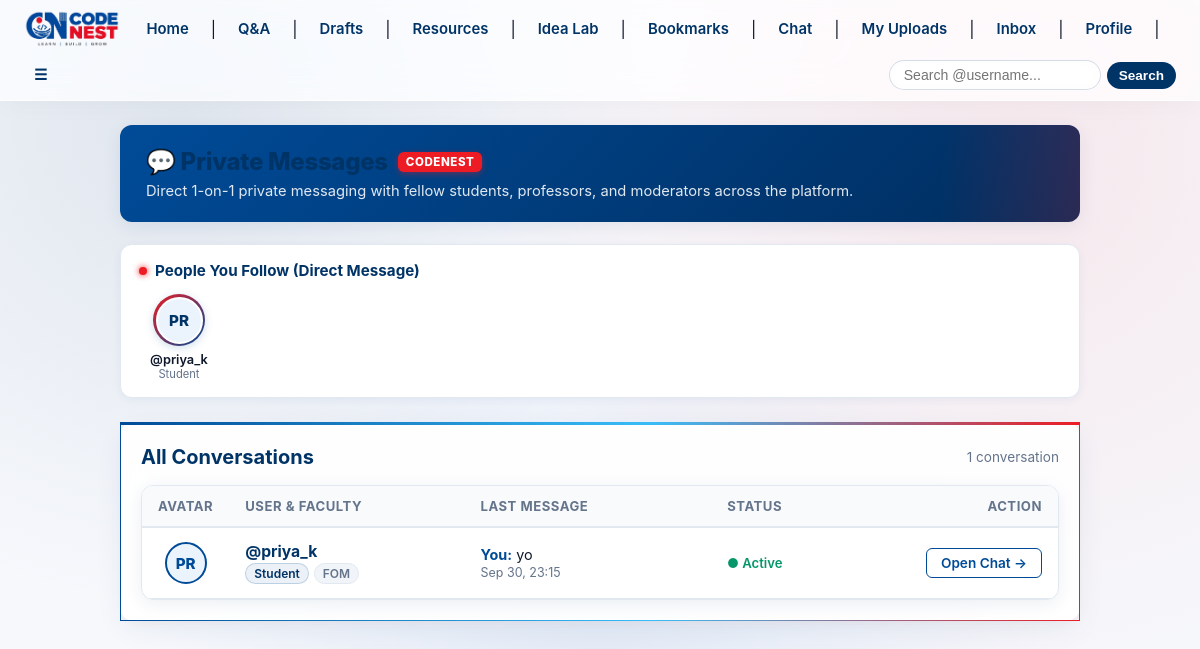
The page /chat (signed in) on the database its author committed.
### models.py (models this page shows, shortened)
class User(UserMixin, db.Model):
    __tablename__ = 'users'
    __table_args__ = (
        db.CheckConstraint(f"faculty IN {tuple(FACULTY_CODES)}", name='ck_user_faculty_valid'),
    )
    id = db.Column(db.Integer, primary_key=True)
    username = db.Column(db.String(50), unique=True, nullable=False)
    email = db.Column(db.String(120), unique=True, nullable=False)
    password_hash = db.Column(db.String(256), nullable=False)
    role = db.Column(db.String(30), nullable=False, default='Student')
    faculty = db.Column(db.String(10), nullable=False, default=FACULTY_CODES[0])
    verification_code = db.Column(db.String(6), nullable=True)
    is_verified = db.Column(db.Boolean, default=False)
    is_banned = db.Column(db.Boolean, default=False, nullable=False)
    suspended_until = db.Column(db.DateTime, nullable=True)
    suspension_reason = db.Column(db.String(255), nullable=True)
    verification_code_created_at = db.Column(db.DateTime, nullable=True)
    verification_attempts = db.Column(db.Integer, default=0, nullable=False)
    verification_resend_available_at = db.Column(db.DateTime, nullable=True)
    failed_login_attempts = db.Column(db.Integer, default=0, nullable=False)
    locked_until = db.Column(db.DateTime, nullable=True)
    reset_code = db.Column(db.String(6), nullable=True)
    reset_code_created_at = db.Column(db.DateTime, nullable=True)
    reset_attempts = db.Column(db.Integer, default=0, nullable=False)
    reset_resend_available_at = db.Column(db.DateTime, nullable=True)
    bio = db.Column(db.String(500), nullable=True)
    profile_pic = db.Column(db.String(255), nullable=True)
    contact_email = db.Column(db.String(120), nullable=True)
    github_url = db.Column(db.String(200), nullable=True)
    linkedin_url = db.Column(db.String(200), nullable=True)
    website_url = db.Column(db.String(200), nullable=True)
    require_follow_approval = db.Column(db.Boolean, default=False, nullable=False)
    contact_email_privacy = db.Column(db.String(20), default='private', nullable=False)  # 'all', 'followers', 'private'
    social_links_privacy = db.Column(db.String(20), default='all', nullable=False)      # 'all', 'followers', 'private'
    created_at = db.Column(db.DateTime, default=lambda: datetime.now(timezone.utc))
    def is_suspended(self):
        return False
    def get_suspension_status(self):
        if self.is_suspended():
            return True, self.suspended_until, self.suspension_reason
        return False, None, None
    @property
    def unread_warnings_count(self):
        return sum(1 for w in self.warnings_received if not w.is_read)
    @property
    def avatar_url(self):
        if self.profile_pic:
            return f'/uploads/avatars/{self.profile_pic}'
        return None
    @property
    def unread_notifications_count(self):
        return Notification.query.filter_by(user_id=self.id, is_read=False).count()
    def has_blocked_chat(self, target_user):
        if not target_user or not getattr(target_user, 'id', None):
            return False
        return ChatBlock.query.filter_by(blocker_id=self.id, blocked_id=target_user.id).first() is not None
    def is_chat_blocked_by(self, target_user):
        if not target_user or not getattr(target_user, 'id', None):
            return False
        return ChatBlock.query.filter_by(blocker_id=target_user.id, blocked_id=self.id).first() is not None
    @property
    def total_unread_chats_count(self):
        return ChatMessage.query.filter_by(recipient_id=self.id, is_read=False).count()

class ChatMessage(db.Model):
    __tablename__ = 'chat_messages'
    id = db.Column(db.Integer, primary_key=True)
    sender_id = db.Column(db.Integer, db.ForeignKey('users.id', name='fk_chat_messages_sender_id', ondelete='CASCADE'), nullable=False)
    recipient_id = db.Column(db.Integer, db.ForeignKey('users.id', name='fk_chat_messages_recipient_id', ondelete='CASCADE'), nullable=False)
    message = db.Column(db.Text, nullable=False)
    is_read = db.Column(db.Boolean, default=False, nullable=False)
    is_edited = db.Column(db.Boolean, default=False, nullable=False)
    edited_at = db.Column(db.DateTime, nullable=True)
    created_at = db.Column(db.DateTime, default=lambda: datetime.now(timezone.utc))
    is_pinned = db.Column(db.Boolean, default=False, nullable=False)
    pinned_at = db.Column(db.DateTime, nullable=True)
    pinned_by_id = db.Column(db.Integer, db.ForeignKey('users.id', name='fk_chat_messages_pinned_by_id', ondelete='SET NULL'), nullable=True)
    pin_duration = db.Column(db.String(20), nullable=True)  # '7d', '30d', 'forever'
    pin_expires_at = db.Column(db.DateTime, nullable=True)
    deleted_by_sender = db.Column(db.Boolean, default=False, nullable=False)
    deleted_by_recipient = db.Column(db.Boolean, default=False, nullable=False)
    sender = db.relationship('User', foreign_keys=[sender_id], backref=db.backref('sent_chats', lazy=True))
    recipient = db.relationship('User', foreign_keys=[recipient_id], backref=db.backref('received_chats', lazy=True))
    pinned_by = db.relationship('User', foreign_keys=[pinned_by_id])

### app.py (the view)
@app.route('/chat')
@login_required
def chat_list():
    sent_peers = db.session.query(ChatMessage.recipient_id).filter_by(sender_id=current_user.id)
    recv_peers = db.session.query(ChatMessage.sender_id).filter_by(recipient_id=current_user.id)
    peer_ids = list(set([pid[0] for pid in sent_peers.union(recv_peers).all()]))
    conversations = []
    for pid in peer_ids:
        peer = db.session.get(User, pid)
        if not peer:
            continue
        last_msg = ChatMessage.query.filter(
            ((ChatMessage.sender_id == current_user.id) & (ChatMessage.recipient_id == peer.id)) |
            ((ChatMessage.sender_id == peer.id) & (ChatMessage.recipient_id == current_user.id))
        ).order_by(ChatMessage.created_at.desc()).first()
        unread_count = ChatMessage.query.filter_by(
            sender_id=peer.id,
            recipient_id=current_user.id,
            is_read=False
        ).count()
        is_blocked = current_user.has_blocked_chat(peer)
        is_blocked_by = current_user.is_chat_blocked_by(peer)
        conversations.append({
            'peer': peer,
            'last_message': last_msg,
            'unread_count': unread_count,
            'is_blocked': is_blocked,
            'is_blocked_by': is_blocked_by
        })
    conversations.sort(
        key=lambda c: c['last_message'].created_at if c['last_message'] and c['last_message'].created_at else datetime.min.replace(tzinfo=timezone.utc),
        reverse=True
    )
    following_relations = UserFollow.query.filter_by(follower_id=current_user.id, status='accepted').all()
    followed_users = [rel.followed for rel in following_relations if rel.followed and not rel.followed.is_banned]
    return render_template('chat_list.html', conversations=conversations, followed_users=followed_users)

### app.py (called while the page is built, shortened)
@login_manager.user_loader
def load_user(user_id):
    return db.session.get(User, int(user_id))

@app.context_processor
def inject_global_vars():
    return {
        'app_name': 'CodeNest',
        'current_year': datetime.now(timezone.utc).year
    }

@app.context_processor
def inject_global_vars():
    return dict(app_name="Codenest")

@app.before_request
def check_account_restrictions():
    if current_user.is_authenticated:
        try:
            db.session.refresh(current_user)
        except Exception:
            pass
        is_restricted = False
        message = ""
        if current_user.is_banned:
            is_restricted = True
            message = "This account has been permanently banned from CodeNest."
        else:
            is_susp, susp_date, susp_reason = current_user.get_suspension_status()
            if is_susp:
                is_restricted = True
                date_str = susp_date.strftime('%Y-%m-%d %H:%M UTC') if hasattr(susp_date, 'strftime') else str(susp_date)
                reason_str = f" Reason: {susp_reason}" if susp_reason else ""
                message = f"Your account is temporarily suspended until {date_str}.{reason_str}"

@app.after_request
def set_security_cache_headers(response):
    content_type = response.headers.get('Content-Type', '')
    if 'text/html' in content_type or current_user.is_authenticated:
        response.headers['Cache-Control'] = 'no-store, no-cache, must-revalidate, post-check=0, pre-check=0, max-age=0'
        response.headers['Pragma'] = 'no-cache'
        response.headers['Expires'] = '-1'
    return response

### templates/chat_list.html (shortened to what this page needs)
{% extends "base.html" %}
{% block content %}
<div class="chat-page-container">
    <div class="chat-header-banner">
        <div>
            <h2 class="chat-header-title">
                <span>💬 Private Messages</span>
                <span class="chat-badge-accent">CODENEST</span>
            </h2>
            <p class="chat-header-subtitle">
                Direct 1-on-1 private messaging with fellow students, professors, and moderators across the platform.
            </p>
        </div>
    </div>
    {% if followed_users %}
        <div class="chat-stories-container">
            <h4 class="chat-stories-heading">
                <span class="dot-red"></span>
                <span>People You Follow (Direct Message)</span>
            </h4>
            <div class="chat-stories-rail">
                {% for f_user in followed_users %}
                    <a href="{{ url_for('chat_conversation', username=f_user.username) }}" class="chat-story-item">
                        <div class="chat-story-ring">
                            {% if f_user.avatar_url %}
                                <img src="{{ f_user.avatar_url }}" alt="{{ f_user.username }}" class="chat-story-avatar">
                            {% else %}
                                <div class="chat-story-avatar-default">
                                    {{ f_user.username[:2]|upper }}
                                </div>
                            {% endif %}
                        </div>
                        <span class="chat-story-name">@{{ f_user.username }}</span>
                        <span class="chat-story-role">{{ f_user.role }}</span>
                    </a>
                {% endfor %}
            </div>
        </div>
    {% endif %}
    <div class="chat-card" style="padding: 20px;">
        <div style="display: flex; justify-content: space-between; align-items: center; margin-bottom: 16px;">
            <h3 style="margin: 0; color: var(--primary-blue-dark); font-size: 1.25rem; font-weight: 700;">
                All Conversations
            </h3>
            <span style="font-size: 0.85rem; color: var(--text-muted);">
                {{ conversations|length }} conversation{% if conversations|length != 1 %}s{% endif %}
            </span>
        </div>
        {% if conversations %}
            <div class="chat-table-wrapper">
                <table class="chat-table">
                    <thead>
                        <tr>
                            <th style="width: 55px; text-align: center;">Avatar</th>
                            <th>User & Faculty</th>
                            <th>Last Message</th>
                            <th style="text-align: center;">Status</th>
                            <th style="text-align: right;">Action</th>
                        </tr>
                    </thead>
                    <tbody>
                        {% for c in conversations %}
                            {% set peer = c.peer %}
                            {% set last = c.last_message %}
                            <tr>
                                <td style="text-align: center;">
                                    {% if peer.avatar_url %}
                                        <img src="{{ peer.avatar_url }}" alt="{{ peer.username }}" width="42" height="42" style="border-radius: 50%; object-fit: cover; border: 2px solid var(--primary-blue); box-shadow: 0 2px 5px rgba(0,75,152,0.15);">
                                    {% else %}
                                        <div style="width: 42px; height: 42px; border-radius: 50%; background: #EBF4FC; display: inline-flex; align-items: center; justify-content: center; font-weight: 800; font-size: 0.95rem; color: var(--primary-blue); border: 2px solid var(--primary-blue);">
                                            {{ peer.username[:2]|upper }}
                                        </div>
                                    {% endif %}
                                </td>
                                <td>
                                    <a href="{{ url_for('chat_conversation', username=peer.username) }}" style="color: var(--primary-blue-dark); text-decoration: none; font-weight: 700; font-size: 0.98rem;">
                                        @{{ peer.username }}
                                    </a>
                                    <div style="display: flex; gap: 5px; margin-top: 2px; flex-wrap: wrap;">
                                        <span class="chat-badge chat-badge-role">{{ peer.role }}</span>
                                        <span class="chat-badge chat-badge-faculty">{{ peer.faculty }}</span>
                                    </div>
                                </td>
                                <td>
                                    {% if last %}
                                        <div style="color: var(--text-dark); font-size: 0.9rem; max-width: 320px; overflow: hidden; text-overflow: ellipsis; white-space: nowrap;">
                                            {% if last.sender_id == current_user.id %}
                                                <strong style="color: var(--primary-blue);">You:</strong>
                                            {% endif %}
                                            {{ last.message }}
                                        </div>
                                        <small style="color: var(--text-muted); font-size: 0.78rem;">
                                            {{ last.created_at.strftime('%b %d, %H:%M') if last.created_at else '' }}
                                        </small>
                                    {% else %}
                                        <em style="color: var(--text-muted); font-size: 0.88rem;">No messages yet.</em>
                                    {% endif %}
                                </td>
                                <td style="text-align: center;">
                                    {% if c.unread_count > 0 %}
                                        <span class="chat-unread-pill">
                                            {{ c.unread_count }} NEW
                                        </span>
                                    {% elif c.is_blocked %}
                                        <span style="color: var(--accent-red); font-size: 0.82rem; font-weight: 600;">🚫 Blocked</span>
                                    {% elif c.is_blocked_by %}
                                        <span style="color: var(--text-muted); font-size: 0.82rem;">🔒 Unavailable</span>
                                    {% else %}
                                        <span style="color: #059669; font-size: 0.82rem; font-weight: 600;">● Active</span>
                                    {% endif %}
                                </td>
                                <td style="text-align: right;">
                                    <a href="{{ url_for('chat_conversation', username=peer.username) }}" class="btn-chat-outline">
                                        Open Chat &rarr;
                                    </a>
                                </td>
                            </tr>
                        {% endfor %}
                    </tbody>
                </table>
            </div>
        {% endif %}
    </div>
</div>
{% endblock %}

### templates/base.html (style rules this page uses)
* { box-sizing: border-box; }
body { font-family: -apple-system, BlinkMacSystemFont, "Segoe UI", Roboto, "Helvetica Neue", Arial, sans-serif; margin: 0; padding: 0; color: #0f172a; background: radial-gradient(circle at 15% 15%, rgba(0, 51, 102, 0.09) 0%, transparent 40%), radial-gradient(circle at 85% 20%, rgba(237, 28, 36, 0.07) 0%, transparent 45%), radial-gradient(circle at 50% 85%, rgba(0, 79, 182, 0.08) 0%, transparent 50%), #f6f8fc; background-attachment: fixed; min-height: 100vh; }
.content-wrap h2 { color: #003366; letter-spacing: -0.3px; }
.content-wrap h3 { color: #004FB6; margin-top: 30px; }

### rows shown on the page
User: username "PR", username "priya_k", role "Student", username "PR", username "priya_k", role "Student", faculty "FOM"
ChatMessage: message "yo", created_at "Sep 30, 23:15"

### other values the page prints
{{ conversations|length }} "1"
